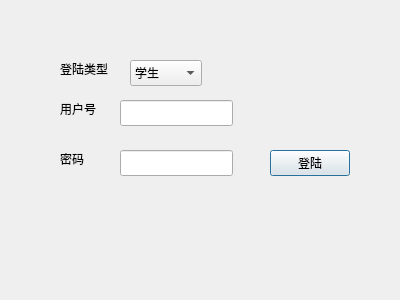
<?xml version="1.0" encoding="UTF-8"?>
<ui version="4.0">
 <class>LoginDialog</class>
 <widget class="QDialog" name="LoginDialog">
  <property name="geometry">
   <rect>
    <x>0</x>
    <y>0</y>
    <width>400</width>
    <height>300</height>
   </rect>
  </property>
  <property name="windowTitle">
   <string>Dialog</string>
  </property>
  <widget class="QLabel" name="label_2">
   <property name="geometry">
    <rect>
     <x>60</x>
     <y>150</y>
     <width>54</width>
     <height>18</height>
    </rect>
   </property>
   <property name="text">
    <string>密码</string>
   </property>
  </widget>
  <widget class="QPushButton" name="login">
   <property name="geometry">
    <rect>
     <x>270</x>
     <y>150</y>
     <width>80</width>
     <height>26</height>
    </rect>
   </property>
   <property name="text">
    <string>登陆</string>
   </property>
   <property name="autoDefault">
    <bool>true</bool>
   </property>
  </widget>
  <widget class="QLineEdit" name="number">
   <property name="geometry">
    <rect>
     <x>120</x>
     <y>100</y>
     <width>113</width>
     <height>26</height>
    </rect>
   </property>
  </widget>
  <widget class="QLabel" name="label_3">
   <property name="geometry">
    <rect>
     <x>60</x>
     <y>100</y>
     <width>54</width>
     <height>18</height>
    </rect>
   </property>
   <property name="text">
    <string>用户号</string>
   </property>
  </widget>
  <widget class="QComboBox" name="logintype">
   <property name="geometry">
    <rect>
     <x>130</x>
     <y>60</y>
     <width>72</width>
     <height>26</height>
    </rect>
   </property>
   <item>
    <property name="text">
     <string>学生</string>
    </property>
   </item>
   <item>
    <property name="text">
     <string>教师</string>
    </property>
   </item>
  </widget>
  <widget class="QLabel" name="label">
   <property name="geometry">
    <rect>
     <x>60</x>
     <y>60</y>
     <width>54</width>
     <height>18</height>
    </rect>
   </property>
   <property name="text">
    <string>登陆类型</string>
   </property>
  </widget>
  <widget class="QLineEdit" name="password">
   <property name="geometry">
    <rect>
     <x>120</x>
     <y>150</y>
     <width>113</width>
     <height>26</height>
    </rect>
   </property>
   <property name="echoMode">
    <enum>QLineEdit::Password</enum>
   </property>
  </widget>
 </widget>
 <resources/>
 <connections/>
</ui>
